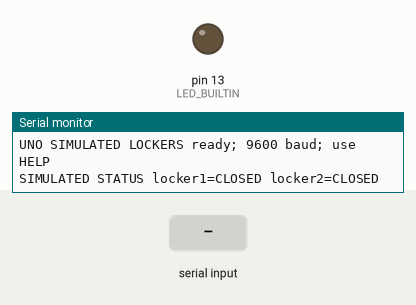
Bench run of a sketch on a simulated Arduino Uno, built with avr-gcc and run on an emulated ATmega328P. On the bench: output pins drawn as LEDs (lit = HIGH), the last lines printed to the serial monitor. Inputs (shaded band) come from the test bench.

Above: at 1.2 s.
1.3 s: "OPEN 1\n" received over Serial
At 2.5 s:
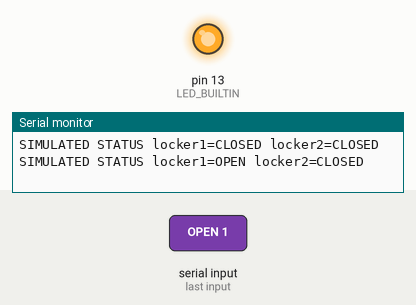
2.8 s: "CLOSE 1\n" received over Serial
At 3.8 s:
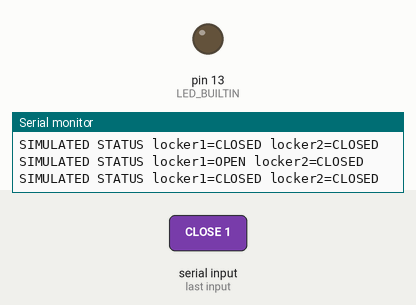
4.3 s: "OPEN 2\n" received over Serial
At 5.0 s:
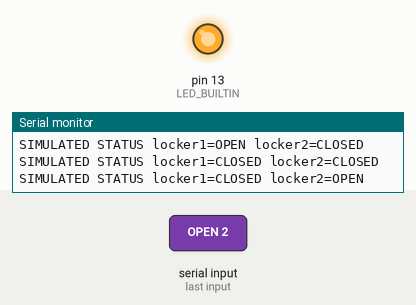
5.8 s: "CLOSE 2\n" received over Serial
At 6.1 s:
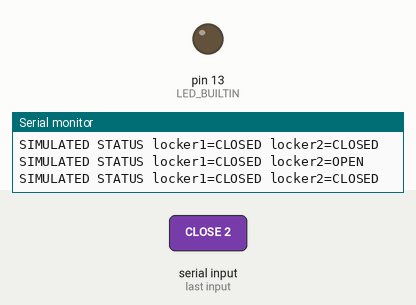
Timing chart, 0 to 8.3 s (numbered marks = the images above; inputs shaded):
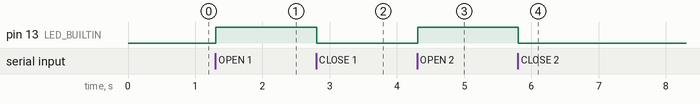

Measured:
- after the input at 1.3 s, pin 13 (LED_BUILTIN): LOW → HIGH at once
- after the input at 2.8 s, pin 13 (LED_BUILTIN): HIGH → LOW at once
- after the input at 4.3 s, pin 13 (LED_BUILTIN): LOW → HIGH at once
- after the input at 5.8 s, pin 13 (LED_BUILTIN): HIGH → LOW at once

The sketch:

locker_uno.ino
```cpp
#include "controller.h"
#include "i2c_protocol.h"
#include <Wire.h>
#include <util/atomic.h>

#if !defined(ARDUINO_AVR_UNO) || !defined(__AVR_ATmega328P__)
#error "This sketch requires Arduino Uno / ATmega328P."
#endif

locker::Controller controller;
locker::LineReader input;
volatile bool requestPending = false;
volatile uint8_t requestOpcode = 0, requestId = 0, requestLength = 0;
volatile uint8_t responseResult = locker::Ok, responseMask = 0;

// Wire callbacks run in interrupt context. Only copy bytes; never print here.
void receiveI2c(int length) {
    uint8_t bytes[2] = {0, 0};
    uint8_t position = 0;
    while (Wire.available()) {
        const uint8_t byte = static_cast<uint8_t>(Wire.read());
        if (position < 2) bytes[position] = byte;
        ++position;
    }
    if (requestPending) return; // One outstanding command; keep the first.
    requestOpcode = bytes[0];
    requestId = bytes[1];
    requestLength = length == 2 ? 2 : 0;
    responseResult = locker::Busy;
    requestPending = true;
}

void sendI2c() {
    const uint8_t response[2] = {responseResult, responseMask};
    Wire.write(response, sizeof(response)); // Copies into Wire's transmit buffer.
}

void processI2c() {
    if (!requestPending) return;
    const uint8_t result = locker::executeI2c(controller, requestOpcode, requestId, requestLength);
    updateLed();
    ATOMIC_BLOCK(ATOMIC_RESTORESTATE) {
        responseMask = controller.mask();
        responseResult = result;
        requestPending = false;
    }
}

void refreshSnapshot() {
    ATOMIC_BLOCK(ATOMIC_RESTORESTATE) { responseMask = controller.mask(); }
}

void updateLed() {
    digitalWrite(LED_BUILTIN, controller.anyOpen() ? HIGH : LOW);
}

void printStatus() {
    Serial.print(F("SIMULATED STATUS locker1="));
    Serial.print(controller.isOpen(1) ? F("OPEN") : F("CLOSED"));
    Serial.print(F(" locker2="));
    Serial.println(controller.isOpen(2) ? F("OPEN") : F("CLOSED"));
}

void handleCommand(const char* line) {
    const locker::Command command = locker::parse(line);
    switch (command.action) {
    case locker::Action::Open:
    case locker::Action::Close:
        controller.set(command.id, command.action == locker::Action::Open);
        updateLed();
        refreshSnapshot();
        printStatus();
        break;
    case locker::Action::Status:
        printStatus();
        break;
    case locker::Action::Help:
        Serial.println(F("SIMULATION ONLY: OPEN 1 | OPEN 2 | CLOSE 1 | CLOSE 2 | STATUS | HELP"));
        break;
    case locker::Action::Invalid:
        Serial.println(F("ERROR invalid command; use HELP (simulation only)"));
        break;
    }
}

void setup() {
    pinMode(LED_BUILTIN, OUTPUT);
    updateLed(); // Both software lockers start closed after reset.
    Serial.begin(9600);
    Wire.begin(locker::I2C_ADDRESS);
    Wire.onReceive(receiveI2c);
    Wire.onRequest(sendI2c);
    Serial.println(F("UNO SIMULATED LOCKERS ready; 9600 baud; use HELP"));
    printStatus();
}

void loop() {
    processI2c();
    // Fixed input storage; no String, heap allocation, delay or read-until timeout.
    for (uint8_t count = 0; count < 16 && Serial.available() > 0; ++count) {
        const locker::LineEvent event = input.feed(static_cast<uint8_t>(Serial.read()));
        if (event == locker::LineEvent::Ready) handleCommand(input.text());
        else if (event == locker::LineEvent::TooLong)
            Serial.println(F("ERROR line too long; discarded (simulation only)"));
        else if (event == locker::LineEvent::InvalidInput)
            Serial.println(F("ERROR non-printable input; discarded (simulation only)"));
    }
}
```

controller.h
```cpp
#pragma once

#include <stdint.h>
#include <string.h>

namespace locker {

enum class Action : uint8_t { Open, Close, Status, Help, Invalid };
struct Command { Action action; uint8_t id; };

inline Command parse(const char* line) {
    if (strcmp(line, "OPEN 1") == 0) return {Action::Open, 1};
    if (strcmp(line, "OPEN 2") == 0) return {Action::Open, 2};
    if (strcmp(line, "CLOSE 1") == 0) return {Action::Close, 1};
    if (strcmp(line, "CLOSE 2") == 0) return {Action::Close, 2};
    if (strcmp(line, "STATUS") == 0) return {Action::Status, 0};
    if (strcmp(line, "HELP") == 0) return {Action::Help, 0};
    return {Action::Invalid, 0};
}

class Controller {
public:
    Controller() : mask_(0) {}
    bool set(uint8_t id, bool open) {
        if (id < 1 || id > 2) return false;
        const uint8_t bit = static_cast<uint8_t>(1u << (id - 1));
        if (open) mask_ |= bit;
        else mask_ &= static_cast<uint8_t>(~bit);
        return true;
    }
    bool isOpen(uint8_t id) const {
        return id >= 1 && id <= 2 && (mask_ & (1u << (id - 1))) != 0;
    }
    bool anyOpen() const { return mask_ != 0; }
    uint8_t mask() const { return mask_; }
private:
    uint8_t mask_;
};

enum class LineEvent : uint8_t { None, Ready, TooLong, InvalidInput };

class LineReader {
public:
    LineReader() : used_(0), dropped_(LineEvent::None) { text_[0] = '\0'; }
    LineEvent feed(uint8_t byte) {
        if (byte == '\r' || byte == '\n') {
            text_[used_] = '\0';
            const LineEvent result = dropped_ != LineEvent::None
                ? dropped_ : (used_ ? LineEvent::Ready : LineEvent::None);
            used_ = 0;
            dropped_ = LineEvent::None;
            return result;
        }
        if (dropped_ != LineEvent::None) return LineEvent::None;
        if (byte < 32 || byte > 126) {
            dropped_ = LineEvent::InvalidInput;
            return LineEvent::None;
        }
        if (used_ == sizeof(text_) - 1) {
            dropped_ = LineEvent::TooLong;
            return LineEvent::None;
        }
        text_[used_++] = static_cast<char>(byte);
        return LineEvent::None;
    }
    const char* text() const { return text_; }
private:
    char text_[24]; // 23 printable characters plus the NUL terminator.
    uint8_t used_;
    LineEvent dropped_;
};

} // namespace locker
```

i2c_protocol.h
```cpp
#pragma once
#include "controller.h"

namespace locker {
constexpr uint8_t I2C_ADDRESS = 0x12;
enum Result : uint8_t { Ok = 0, BadOpcode = 1, BadId = 2, BadLength = 3, Busy = 4 };

inline uint8_t executeI2c(Controller& controller, uint8_t opcode, uint8_t id, uint8_t length) {
    if (length != 2) return BadLength;
    if (opcode < 1 || opcode > 3) return BadOpcode;
    if ((opcode == 3 && id != 0) || (opcode != 3 && (id < 1 || id > 2))) return BadId;
    if (opcode != 3) controller.set(id, opcode == 1);
    return Ok;
}
} // namespace locker
```
